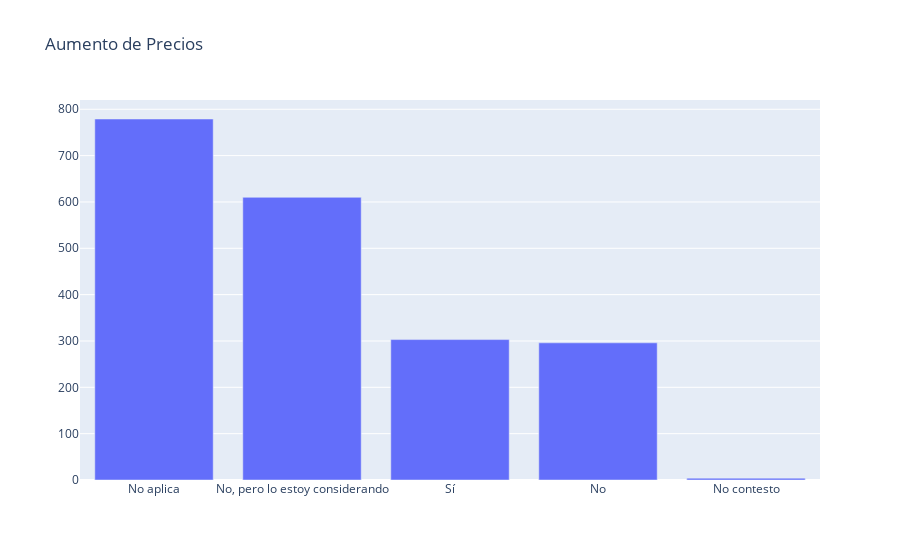

Here is the notebook cell this chart was saved with:
### Code cell
import plotly.graph_objects as go

fig = go.Figure(
    data=[go.Bar(y=[Increase[0], Increase[1],Increase[2],Increase[3],Increase[4]],
                x=DB['aumento_precios'].unique())],
    layout_title_text="Aumento de Precios"
)

fig.show()

### Figure 1 — Plotly figure (JSON) as saved in the notebook; plotly's stock layout.template omitted (floating-point values rounded to 4 significant figures)
{"data": [{"type": "bar", "x": ["No aplica", "No, pero lo estoy considerando", "Sí", "No", "No contesto"], "y": [779, 610, 303, 296, 4]}], "layout": {"title": {"text": "Aumento de Precios"}}}
